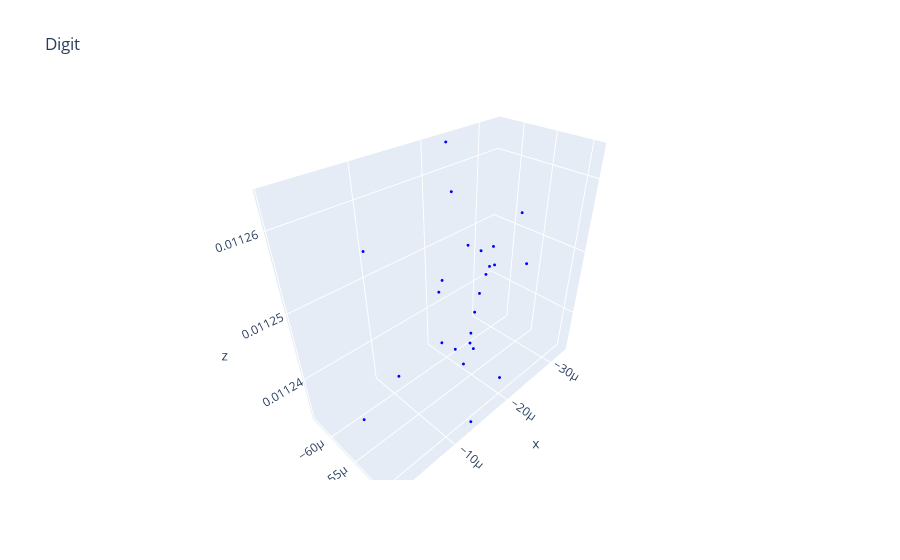

Notebook cell for this chart:
### Code cell
import plotly.graph_objs as go
layout = go.Layout(title = "Digit")

plot_data = go.Scatter3d(x = xs, y = ys, z = zs,
                    mode = 'markers', marker = dict(size = 1, color='blue'))
fig = go.Figure(data = [plot_data], layout = layout)
fig.show()
